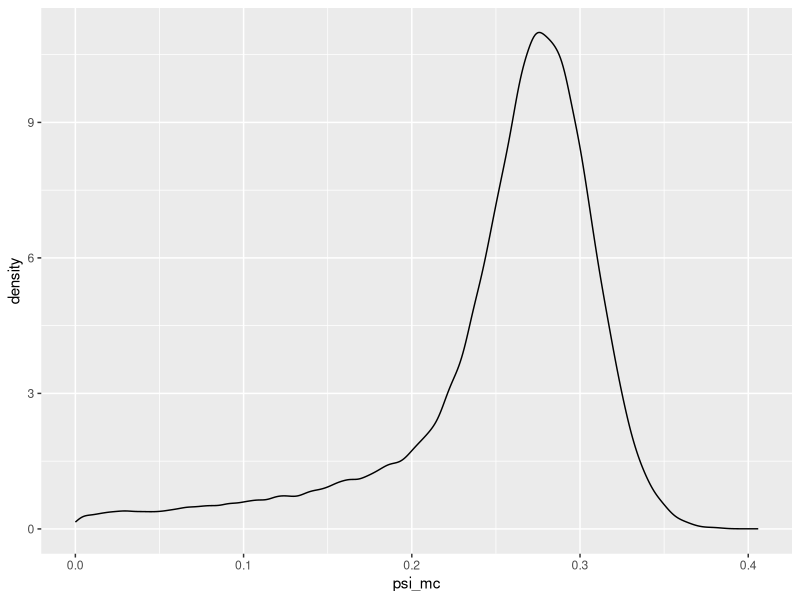
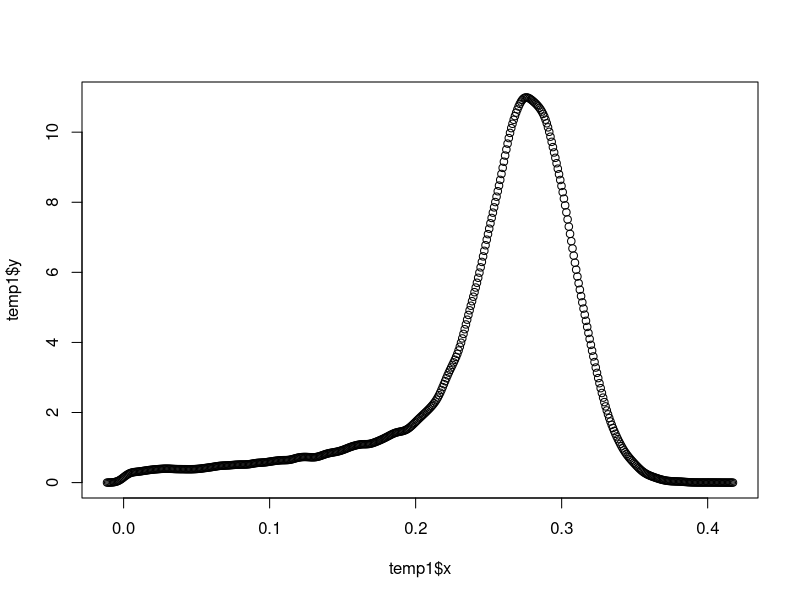

These charts were generated, in order, by the following R code:
## ---- chunk 1
library(ggplot2)
## ---- chunk 2
eps <- 1e-08
correction <- function(rho_c, psi_c, phi_c, alpha, beta) {
  numerator <- rho_c * (1 - rho_c) * (psi_c - 1 + phi_c) * (alpha + beta - 1)
  denominator <- (rho_c + beta - 1) * (psi_c * rho_c * (1 - alpha) - alpha * (1 - phi_c) * (1 - rho_c))
  denominator <- ifelse(abs(denominator) < eps, NA, denominator)

  psi_temp <- 1 - numerator / denominator
  psi <- ifelse(is.na(psi_temp) | psi_temp < 0 | psi_temp > 1, NA, psi_temp)
  
  c(psi)
}
## ---- chunk 3
set.seed(123)
monte_carlo <- function (n, sp, sn, n_iter,
                         rho_c, psi_c, phi_c,
                         alpha_a, alpha_b, beta_a, beta_b) {
  
  alpha <- rbeta(n_iter, alpha_a, alpha_b)
  beta  <- rbeta(n_iter, beta_a, beta_b)
  rho_c <- rbinom(n_iter, n, rho_c) / n
  psi_c <- rbinom(n_iter, sp, psi_c) / sp
  phi_c <- rbinom(n_iter, sn, phi_c) / sn

  psi_hat <- correction(rho_c, psi_c, phi_c, alpha, beta)
  
  psi_l = quantile(psi_hat, probs = 0.25, na.rm = TRUE)
  psi = quantile(psi_hat, probs = 0.5, na.rm = TRUE)
  psi_u = quantile(psi_hat, probs = 0.75, na.rm = TRUE)
  
  #return(c(psi_l, psi, psi_u))
  return(psi_hat)
}
## ---- chunk 4
n <- 31869
sp <- 849
sn <- 31020
n_iter <- 100000
rho_c <- 0.027
psi_c <- 0.121
phi_c <- 0.578
alpha <- 0.848
beta <- 1.0
alpha_a <- 100
alpha_b <- 17.3
beta_a <- 68.3
beta_b <- 0.2

psi_point <- correction(rho_c, psi_c, phi_c, alpha, beta)
psi_mc <- monte_carlo(n, sp, sn, n_iter,
                      rho_c, psi_c, phi_c,
                      alpha_a, alpha_b, beta_a, beta_b)

## ---- chunk 5
ggplot(data.frame(psi_mc <- psi_mc), aes(psi_mc)) + geom_density()
temp1 <- density(psi_mc, na.rm = TRUE)
plot(temp1$x, temp1$y)
